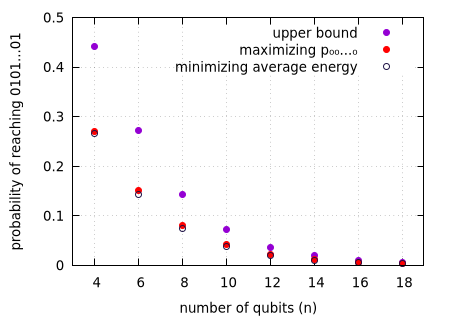

Reproduce this figure in gnuplot.
set terminal pngcairo size 450,320 fname 'Verdana'
set output 'parne-kruhy.svg'
set grid
set key width -5
set xlabel 'number of qubits (n)' 
set ylabel 'probability of reaching 0101...01'
set xrange[3:19]
set yrange[0:0.5]
plot "upper bound" pt 7 ps 0.75 title 'upper bound', "maximizing p₀₀...₀"  pt 7 ps 0.75 lc rgb "red" title 'maximizing p₀₀...₀', "minimizing average energy"  pt 6 ps 0.75 lc rgb '#1c1044' title 'minimizing average energy'
